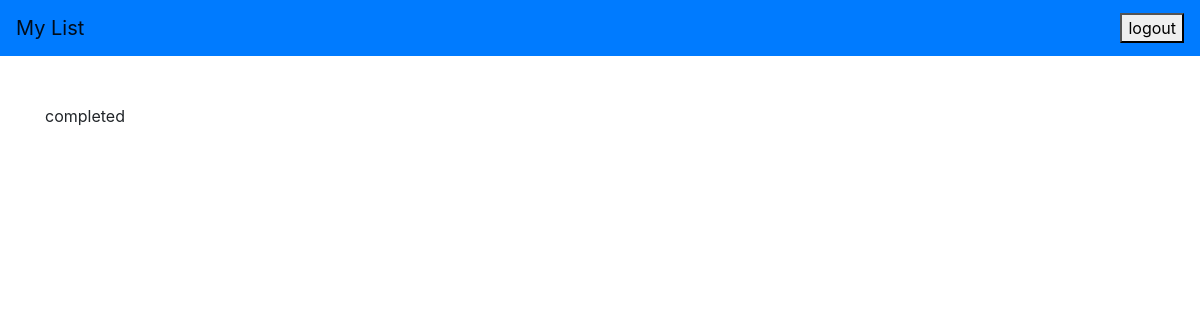
Page /completed/ (signed in) on the earlier database version.
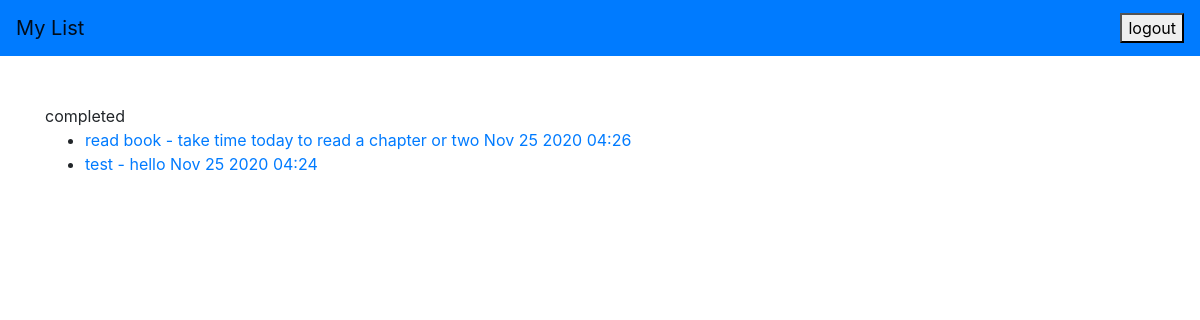
Same page on the later database version.
### todo/models.py (models this page shows, shortened)
class Todo(models.Model):
    title = models.CharField(max_length=100)
    memo = models.TextField(blank=True)
    created = models.DateTimeField(auto_now_add=True)
    datecompleted = models.DateTimeField(null=True, blank=True)
    important = models.BooleanField(default=False)
    user = models.ForeignKey(User, on_delete=models.CASCADE)

### todo/views.py (the view)
# urls.py: path('completed/', views.completedtodos, name='completedtodos'),
@login_required
def completedtodos(request):
    todos = Todo.objects.filter(user=request.user, datecompleted__isnull=False).order_by('-datecompleted')
    return render(request, 'todo/completedtodos.html', {'todos':todos})

### todo/templates/todo/completedtodos.html
{% extends 'todo/base.html' %}
{% block content %}
completed
<ul>
  {% for todo in todos %}
  <li>
    <a href="{% url 'viewtodo' todo.id %}">
      {{ todo.title }} {% if todo.memo %} - {{ todo.memo }}{% endif %}
      {{ todo.datecompleted|date:'M j Y H:i' }}
    </a>
  </li>
  {% endfor %}
</ul>
{% endblock %}

### todo/templates/todo/base.html (shortened to what this page needs)
{% load static %}
<!DOCTYPE html>
<html lang="en">
<head>
  <link rel="stylesheet" href="https://cdn.jsdelivr.net/npm/bootstrap@4.5.3/dist/css/bootstrap.min.css">
</head>
{% if user.is_authenticated %}
<head>
  <link rel="stylesheet" href="https://cdn.jsdelivr.net/npm/bootstrap@4.5.3/dist/css/bootstrap.min.css">
</head>
<body>
  <nav class="navbar navbar-expand-lg navbar-light bg-primary">
    <a class="navbar-brand" href="{% url 'currenttodos' %}">My List</a>
    <div class="collapse navbar-collapse" id="navbarNavAltMarkup">
      <ul class="navbar-nav ml-auto">
        <li>
          <form class="" action="{% url 'logoutuser' %}" method="POST">
            <button type="submit" name="button">logout</button>
          </form>
        </li>
      </div>
  </nav>
  {% endif %}
  <br>
  <br>
  <div class="row">
    <div class="container">
      {% block content %}
      {% endblock %}
    </div>
  </div>
</body>
</html>

Differences in the rows shown:
added Todo: title "read book", memo "take time today to read a chapter or two", datecompleted "Nov 25 2020 04:26"
now on this page (row edited): Todo: title "test", memo "hello", datecompleted "Nov 25 2020 04:24"
